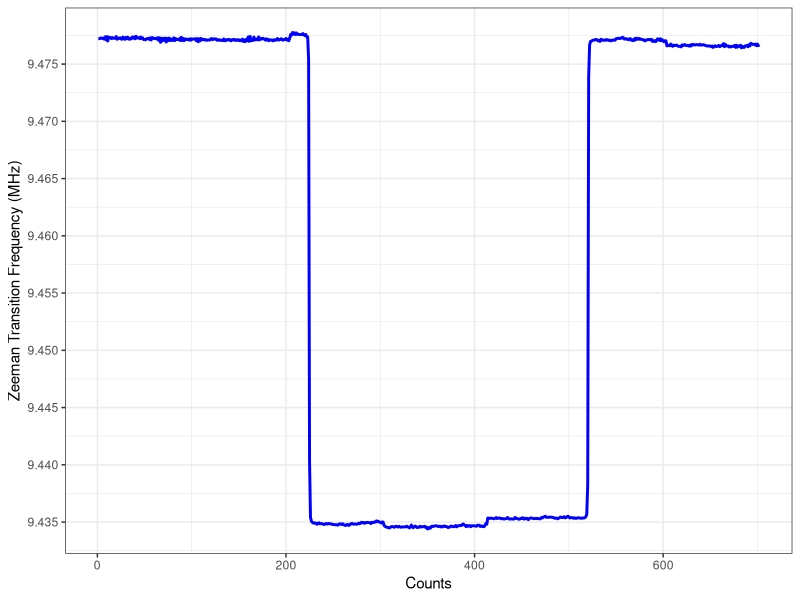

This figure's R source:
setwd('/Users/yunxiao/Documents/My Documents/Lab/My Thesis/template/metathesis-v2.0/data/epr')
library(ggplot2)
library(dplyr)

df <- read.csv("Protovec1T12h11m57sD11_29_2011.txt", header=FALSE)
df <- tbl_df(df)

colnames(df) = c('freq')
size <- length(df$freq)
df$freq <- df$freq/1000000
df$index <- c(1:size)

ggplot(df) +
  geom_line(aes(x=index, y=freq), color='blue', size=1) + 
  scale_y_continuous(breaks=seq(9.4, 9.5, 0.005)) +
  xlab('Counts') + 
  ylab('Zeeman Transition Frequency (MHz)') +
  theme_bw()